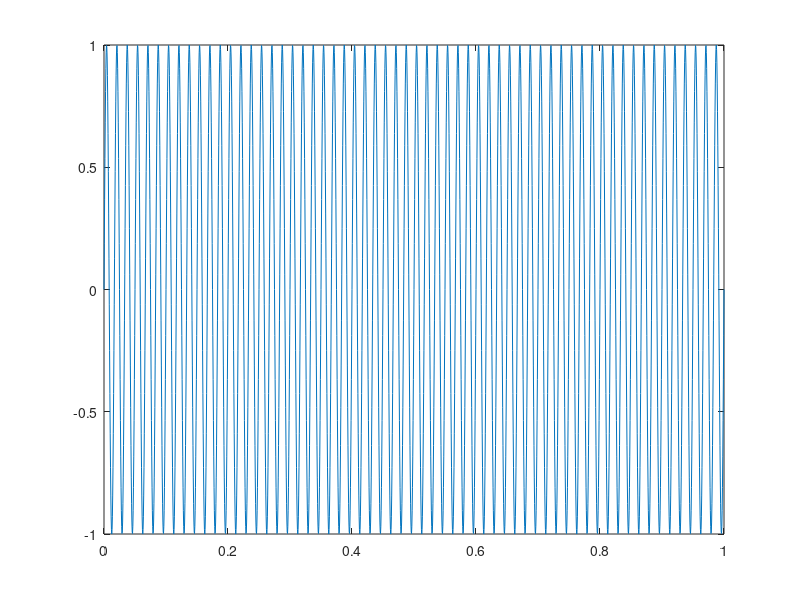

The MATLAB source for this figure: (Note: this script raises an error after producing the figure.)
%% Initialize
% initial state value
x = [0 ; 0]; % as stated in experimental setup on pg 375
% initial
P = zeros(2,2); % as stated in experimental setup on pg 375

Q = []; % process noise matrix

% sampling frequency
samplingFreq = 2; % kilohertz -> sample 1,000 times per second
samplingFreq = samplingFreq * 1000;
dt = 1/samplingFreq;

stopTime = 1; % stop after 10 seconds

t = (0:dt:stopTime); % these are the timesteps to use, when each sample will occur

% frequency of sine wave (as stated in experiemtnal setup)
freq = 60; % hertz

% sine wave signal
sinusoidalSignal = sin(2*pi*freq*t);

plot(t,sinusoidalSignal)
shg

%% Create measurement stream

measurementStream = [];
C = [cos(omega*t) -sin(omega*t)];
v = []; %measurement noise
y = C*measurementStream + v;

R = []; % measurement noise covariance matrix

%% Time update

A = eye(2);
x = A*x;

P = A*P*A' + Q;

%% Measurement update
K = P*C'*inv(C*P*C' + R);
P = P - K*C*P;
x = x + K*(y-C*x);



%% MEASUREMENTS DONE RIGHT

% sampling frequency
samplingFreq = 2; % kilohertz -> sample 1,000 times per second
samplingFreq = samplingFreq * 1000;
dt = 1/samplingFreq;
stopTime = 1; % stop after 10 seconds
t = (0:dt:stopTime); % these are the timesteps to use, when each sample will occur

% frequency of sine wave (as stated in experiemtnal setup)
freq = 60; % hertz
amplitude = 1; % volt % TODO what are A*? otherwise the x's are going to be all the same
phase = 1; % TODO where does this come from

y = zeros(size(t,2));
for idx = 1:size(t,2)
    time = t(idx);
    C = [cos(2*pi*freq*time) -sin(2*pi*freq*time)];
    x1 = amplitude*cos(phase); % VERIFIED amplitude is okay, all it does is change the height (duh) doesn't change anything about the freq of the sine wave
    x2 = amplitude*sin(phase);
%     x1 = 1;
%     x2 = 1;
    x = [x1 ; x2];
    v = rand([1,1]); % TODO this should be Gaussian, but just make it a random num for now
    y(idx) = C*x + v;
end
figure()
plot(t,y)

